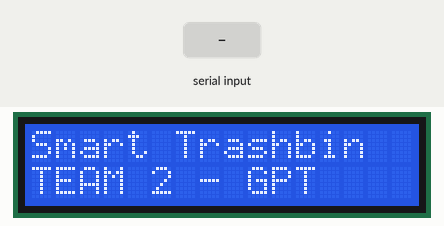
Recording of a sketch running on a simulated Arduino Uno, built with avr-gcc and run on an emulated ATmega328P. On the bench: 16×2 character LCD. The inputs (shaded band) are chosen by the test bench.

Above: at 1.2 s.
1.3 s: "c" received over the second serial link
At 2.2 s:
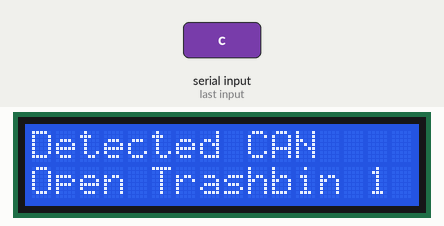
Timing chart, 0 to 4.3 s (numbered marks = the images above; inputs shaded):
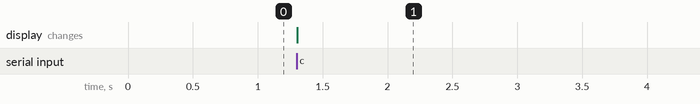

The sketch:

smart_trashbin_lcd.ino
```cpp
#include <LiquidCrystal.h>
#include <SoftwareSerial.h>
SoftwareSerial mySerial(2, 3);
LiquidCrystal lcd(8, 9, 4, 5, 6, 7);
char value;

void lcd_standby(void){
  lcd.setCursor(0,0);
  lcd.print("Smart Trashbin  ");
  lcd.setCursor(0,1);
  lcd.print("TEAM 2 - GPT    ");
}
void setup(){
  mySerial.begin(38400);
  lcd.begin(16, 2);
  lcd_standby();
}

void loop()
{
  if(mySerial.available()>0){ //
    value=mySerial.read();
    if(value=='c'){
      lcd.setCursor(0,0);
      lcd.print("Detected CAN    ");
      lcd.setCursor(0,1);
      lcd.print("Open Trashbin 1 ");
      delay(9000);
    }
    if(value=='p'){
      lcd.setCursor(0,0);
      lcd.print("Detected PLASTIC");
      lcd.setCursor(0,1);
      lcd.print("Open Trashbin 2 ");
      delay(9000);
    }
    if(value=='v'){
      lcd.setCursor(0,0);
      lcd.print("Detected VINYL  ");
      lcd.setCursor(0,1);
      lcd.print("Open Trashbin 3 ");
      delay(9000);
    }
    lcd_standby();
  }
}
```

Measured:
- after the input at 1.3 s, the display: changes at once (image 1)
